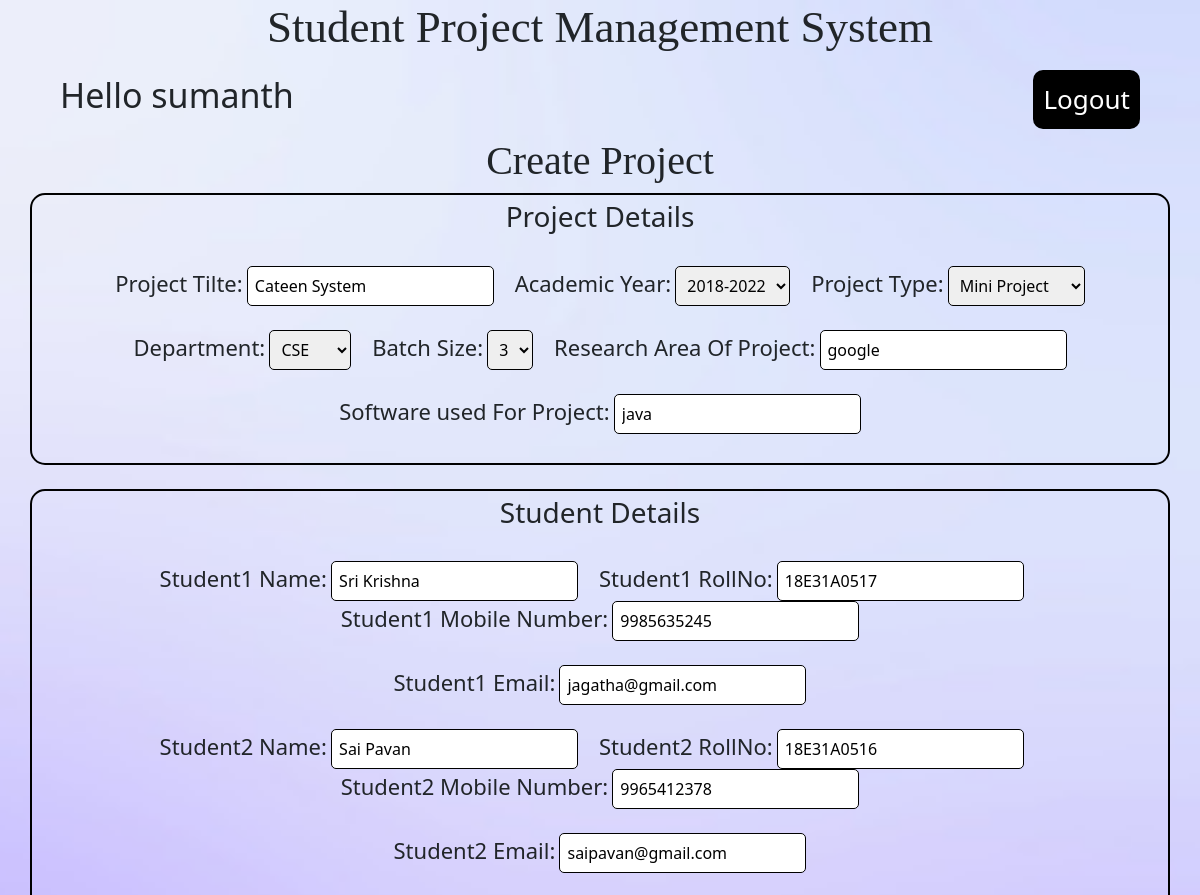
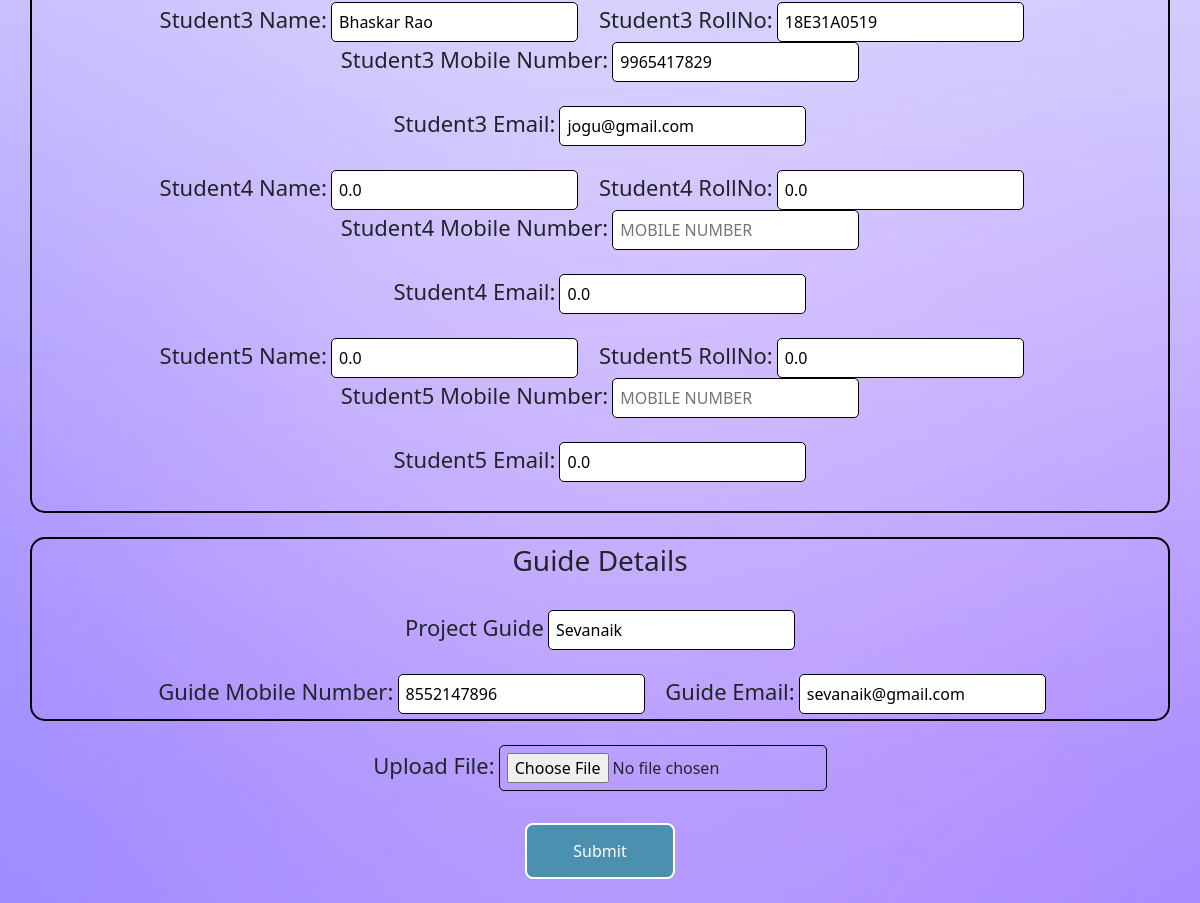
The page /update/66/ (signed in) on the database its author committed (2 pictures, top to bottom).
### collegeproject/models.py (models this page shows, shortened)
class Project(models.Model):
    Title=models.CharField(null=True, blank=True,max_length=100)
    Academic=models.CharField(null=True, blank=True,max_length=100)
    ProjectType=models.CharField(null=True, blank=True,max_length=100)
    Department=models.CharField(null=True, blank=True,max_length=100)
    GroupSize=models.IntegerField(null=True, blank=True)
    StudentName1=models.CharField(null=True, blank=True,max_length=100)
    StudentRollno1=models.CharField(null=True, blank=True,max_length=100)
    StudentMobileNumber1 = models.IntegerField(null=True, blank=True)
    StudentEmail1 = models.EmailField(null=True, blank=True,max_length=100)
    StudentName2=models.CharField(null=True, blank=True,max_length=100)
    StudentRollno2=models.CharField(null=True, blank=True,max_length=100)
    StudentMobileNumber2 = models.IntegerField(null=True, blank=True)
    StudentEmail2 = models.EmailField(null=True, blank=True,max_length=100)
    StudentName3=models.CharField(null=True, blank=True,max_length=100)
    StudentRollno3=models.CharField(null=True, blank=True,max_length=100)
    StudentMobileNumber3 = models.IntegerField(null=True, blank=True)
    StudentEmail3 = models.EmailField(null=True, blank=True,max_length=100)
    StudentName4=models.CharField(null=True, blank=True,max_length=100)
    StudentRollno4=models.CharField(null=True, blank=True,max_length=100)
    StudentMobileNumber4 = models.IntegerField(null=True, blank=True)
    StudentEmail4 = models.EmailField(null=True, blank=True,max_length=100)
    StudentName5=models.CharField(null=True, blank=True,max_length=100)
    StudentRollno5=models.CharField(null=True, blank=True,max_length=100)
    StudentMobileNumber5 = models.IntegerField(null=True, blank=True)
    StudentEmail5 = models.EmailField(null=True, blank=True,max_length=100)
    Research=models.TextField(null=True, blank=True)
    Software=models.TextField(null=True, blank=True)
    GuideName=models.CharField(null=True, blank=True,max_length=100)
    GuideEmail =models.EmailField(null=True, blank=True,max_length=100)
    GuideNumber = models.IntegerField(null=True, blank=True)
    File=models.FileField(null=True, blank=True)

### collegeproject/views.py (the view, shortened to what this page needs)
# urls.py: path('update/<str:id1>/',views.update,name='update'),
@login_required(login_url='login')
def update(request,id1):
    project = Project.objects.get(id=id1)
    return render(request,'form.html',{'project':project})

### collegeproject/templates/form.html (shortened to what this page needs)
{% include 'base.html'%}
{% load static %}
{% block content %}
<!DOCTYPE html>
<html>
    <head>
        <link rel="stylesheet" href="{% static 'css/forms.css' %}">
      </head>
    <body>
        <div>
            <h1 class="heading">Create Project</h1>
        </div>
        <form method='POST' action="" enctype='multipart/form-data'>
            <div class="register-container">
                <div class="project-section">
                    <h3>Project Details</h3><br>
                    <label>Project Tilte:</label>
                    <input type="text" name="title" placeholder="TITLE" value="{{project.Title}}" required>&nbsp&nbsp&nbsp&nbsp
                    <label>Academic Year:</label>
                    <select name="academic">
                        <option value="2018-2022" {% if project.Academic == '2018-2022' %} selected {% endif %}>2018-2022</option>
                    </select>&nbsp&nbsp&nbsp&nbsp
                    <label>Project Type:</label>
                    <select name="project-type" value="project.ProjectType">
                        <option value="Mini Project" {% if project.ProjectType == 'Mini Project' %} selected {% endif %}>Mini Project</option>
                    </select><br><br>
                    <label>Department:</label>
                    <select name="department" value="project.Department">
                        <option value="CSE" {% if project.Department == 'CSE' %} selected {% endif %}>CSE</option>
                    </select>&nbsp&nbsp&nbsp&nbsp
                    <label class="batch">Batch Size:</label>
                    <select name="size" value="{{project.GroupSize}}">
                        <option value="3" {% if project.GroupSize == '3' %} selected {% endif %}>3</option>
                    </select>&nbsp&nbsp&nbsp&nbsp
                    <label>Research Area Of Project:</label>
                    <input type="text" name="research" placeholder="RESEARCH"  value="{{project.Research}}" required><br><br>
                    <label>Software used For Project:</label>
                    <input type="text" name="software" placeholder="SOFTWARE USED"  value="{{project.Software}}" required><br><br>
                </div><br>
                <div class="student-section">
                    <h3>Student Details</h3><br>
                    <label>Student1 Name:</label>
                    <input type="text" name="st-name1" placeholder="ENTER FULL NAME" value="{{project.StudentName1}}" required>&nbsp&nbsp&nbsp&nbsp
                    <label>Student1 RollNo:</label>
                    <input type="text" name="st-rno1" placeholder="ENTER 10 DIGIT ID" value="{{project.StudentRollno1}}" required>&nbsp&nbsp&nbsp&nbsp
                    <label>Student1 Mobile Number:</label>
                    <input type="number" name="st-mobilenumber1" placeholder="MOBILE NUMBER" value="{{project.StudentMobileNumber1}}" required><br><br>
                    <label>Student1 Email:</label>
                    <input type="email" name="St-email1" placeholder="ENTER EMAIL" required value="{{project.StudentEmail1}}" ><br><br>
                    <label>Student2 Name:</label>
                    <input type="text" name="st-name2" placeholder="ENTER FULL NAME" value="{{project.StudentName2}}" required>&nbsp&nbsp&nbsp&nbsp
                    <label>Student2 RollNo:</label>
                    <input type="text" name="st-rno2" placeholder="ENTER 10 DIGIT ID" value="{{project.StudentRollno2}}" required>&nbsp&nbsp&nbsp&nbsp
                    <label>Student2 Mobile Number:</label>
                    <input type="number" name="st-mobilenumber2" placeholder="MOBILE NUMBER" value="{{project.StudentMobileNumber2}}" required><br><br>
                    <label>Student2 Email:</label>
                    <input type="email" name="St-email2" placeholder="ENTER EMAIL" required value="{{project.StudentEmail2}}" ><br><br>
                    <label>Student3 Name:</label>
                    <input type="text" name="st-name3" placeholder="ENTER FULL NAME" value="{{project.StudentName3}}" required>&nbsp&nbsp&nbsp&nbsp
                    <label>Student3 RollNo:</label>
                    <input type="text" name="st-rno3" placeholder="ENTER 10 DIGIT ID" value="{{project.StudentRollno3}}" required>&nbsp&nbsp&nbsp&nbsp
                    <label>Student3 Mobile Number:</label>
                    <input type="number" name="st-mobilenumber3" placeholder="MOBILE NUMBER" value="{{project.StudentMobileNumber3}}" required><br><br>
                    <label>Student3 Email:</label>
                    <input type="email" name="St-email3" placeholder="ENTER EMAIL" required value="{{project.StudentEmail3}}" ><br><br>
                    <label>Student4 Name:</label>
                    <input type="text" name="st-name4" placeholder="ENTER FULL NAME" {% if project.StudentName4 is not none %} value="{{project.StudentName4}}" {% endif %}>&nbsp&nbsp&nbsp&nbsp
                    <label>Student4 RollNo:</label>
                    <input type="text" name="st-rno4" placeholder="ENTER 10 DIGIT ID" {% if project.StudentRollno4 is not none %} value="{{project.StudentRollno4}}" {% endif %}>&nbsp&nbsp&nbsp&nbsp
                    <label>Student4 Mobile Number:</label>
                    <input type="number" name="st-mobilenumber4" placeholder="MOBILE NUMBER" {% if project.StudentMobileNumber4 != 0 %} value="{{project.StudentMobileNumber4}}" {% endif %}><br><br>
                    <label>Student4 Email:</label>
                    <input type="email" name="St-email4" placeholder="ENTER EMAIL" {% if project.StudentEmail4 != 0 %} value="{{project.StudentEmail4}}" {% endif %}><br><br>
                    <label>Student5 Name:</label>
                    <input type="text" name="st-name5" placeholder="ENTER FULL NAME" {% if project.StudentName5 is not none %} value="{{project.StudentName5}}" {% endif %}>&nbsp&nbsp&nbsp&nbsp
                    <label>Student5 RollNo:</label>
                    <input type="text" name="st-rno5" placeholder="ENTER 10 DIGIT ID" {% if project.StudentRollno5 is not none %} value="{{project.StudentRollno5}}" {% endif %}>&nbsp&nbsp&nbsp&nbsp
                    <label>Student5 Mobile Number:</label>
                    <input type="number" name="st-mobilenumber5" placeholder="MOBILE NUMBER" {% if project.StudentMobileNumber5 != 0 %} value="{{project.StudentMobileNumber5}}" {% endif %}><br><br>
                    <label>Student5 Email:</label>
                    <input type="email" name="St-email5" placeholder="ENTER EMAIL" {% if project.StudentEmail5 != 0 %} value="{{project.StudentEmail5}}" {%endif%} ><br><br>
                </div><br>
                <div class="guide-section">
                    <h3>Guide Details</h3><br>
                    <label class="guide">Project Guide </label>
                    <input type="text" name="guide-name" placeholder="GUIDE" value="{{project.GuideName}}" required><br><br>&nbsp&nbsp&nbsp&nbsp
                    <label>Guide Mobile Number:</label>
                    <input type="number" name="guide-number" placeholder="MOBILE NUMBER" value="{{project.GuideNumber}}">&nbsp&nbsp&nbsp&nbsp
                    <label>Guide Email:</label>
                    <input type="email" name="guide-email" placeholder="EMAIL" value="{{project.GuideEmail}}">&nbsp&nbsp&nbsp&nbsp
                </div><br>
                <label class="file">Upload File:</label>
                <input type="file" name="file" value="{{project.File.url}}" required><br><br>
                <button type="submit">Submit</button>
            </div>
        </form>
    </body>
</html>
{% endblock %}

### collegeproject/templates/base.html (shortened to what this page needs)
{% load static %}
{% block content %}
<html>
    <head>
        <link href="https://cdn.jsdelivr.net/npm/bootstrap@5.0.2/dist/css/bootstrap.min.css" rel="stylesheet">
        <link rel="stylesheet" href="{% static 'css/main.css' %}">
    </head>
    <body>
        <h1 style="text-align: center;font-family: Comic Sans MS;font-size: 45px;" class="heading">Student Project Management System</h1>
        <div class="navbar">
            <h2 style="float: left;  padding-left: 60px;" class="welcome">Hello  {{user}}</h2>
            <a href="{% url 'logout' %}" style="float: right; text-decoration: none; font-size: 26px; margin-right: 60px; padding: 10px; color: white; border-radius: 10px; background-color: black;">Logout</button></a>
        </div>
    </body>
</html>
{% endblock %}

### collegeproject/static/css/main.css (style rules this page uses)
.heading { text-align: center; font-family: Comic Sans MS; font-size: 45px; }
body { background: url("images/homepage.jpg") no-repeat center center fixed; background-size: cover; -o-background-size: cover; -webkit-background-size: cover; -moz-background-size: cover; }
.welcome { padding-left: 140px; font-size: 34px; }

### collegeproject/static/css/forms.css (style rules this page uses)
.register-container { text-align:center; }
.project-section,.student-section,.guide-section { border: 2px solid black; border-radius: 15px; padding-top: 5px; padding-bottom: 5px; margin-left: 30px; margin-right: 30px; }
label { font-size: 22px; font-weight: 650px; }
input,select { border:1px solid black; border-radius: 5px; padding: 7px; }
body { background: url("images/bg1.jpg") no-repeat center center fixed; background-size: cover; -o-background-size: cover; -webkit-background-size: cover; -moz-background-size: cover; }
button { background-color: #4c90af; color: white; padding: 14px 24px; margin: 8px 0; border: none; cursor: pointer; width: 150px; border-radius: 8px; border : 2px solid; }
.heading { text-align: center; font-family: Comic Sans MS; font-size: 40px; }

### rows shown on the page
Project: title "Cateen System", academic "2018-2022", department "CSE", size "3", research "google", software "java", st-name1 "Sri Krishna", st-rno1 "18E31A0517", st-mobilenumber1 "9985635245", St-email1 "jagatha@gmail.com", st-name2 "Sai Pavan", st-rno2 "18E31A0516", st-mobilenumber2 "9965412378", St-email2 "saipavan@gmail.com", st-name3 "Bhaskar Rao", st-rno3 "18E31A0519", st-mobilenumber3 "9965417829", St-email3 "jogu@gmail.com", st-name4 "0.0", st-rno4 "0.0", St-email4 "0.0", st-name5 "0.0", st-rno5 "0.0", St-email5 "0.0", guide-name "Sevanaik", guide-number "8552147896", guide-email "sevanaik@gmail.com"

### other values the page prints
{{ user }} "sumanth"
